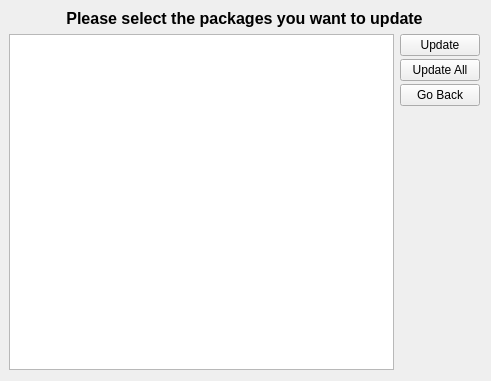
<?xml version="1.0" encoding="UTF-8"?>
<ui version="4.0">
 <class>Form</class>
 <widget class="QWidget" name="Form">
  <property name="geometry">
   <rect>
    <x>0</x>
    <y>0</y>
    <width>491</width>
    <height>381</height>
   </rect>
  </property>
  <property name="minimumSize">
   <size>
    <width>491</width>
    <height>381</height>
   </size>
  </property>
  <property name="maximumSize">
   <size>
    <width>491</width>
    <height>381</height>
   </size>
  </property>
  <property name="windowTitle">
   <string>Update Packages</string>
  </property>
  <widget class="QWidget" name="">
   <property name="geometry">
    <rect>
     <x>9</x>
     <y>9</y>
     <width>471</width>
     <height>361</height>
    </rect>
   </property>
   <layout class="QVBoxLayout" name="verticalLayout_2">
    <item>
     <widget class="QLabel" name="label">
      <property name="sizePolicy">
       <sizepolicy hsizetype="Preferred" vsizetype="Fixed">
        <horstretch>0</horstretch>
        <verstretch>0</verstretch>
       </sizepolicy>
      </property>
      <property name="font">
       <font>
        <pointsize>12</pointsize>
        <weight>75</weight>
        <bold>true</bold>
       </font>
      </property>
      <property name="text">
       <string>Please select the packages you want to update</string>
      </property>
      <property name="alignment">
       <set>Qt::AlignCenter</set>
      </property>
     </widget>
    </item>
    <item>
     <layout class="QHBoxLayout" name="horizontalLayout">
      <item>
       <widget class="QListWidget" name="listWidget">
        <property name="minimumSize">
         <size>
          <width>334</width>
          <height>267</height>
         </size>
        </property>
        <property name="selectionMode">
         <enum>QAbstractItemView::MultiSelection</enum>
        </property>
       </widget>
      </item>
      <item>
       <layout class="QVBoxLayout" name="verticalLayout">
        <property name="spacing">
         <number>3</number>
        </property>
        <item>
         <widget class="QPushButton" name="btnUpdate">
          <property name="text">
           <string>Update</string>
          </property>
         </widget>
        </item>
        <item>
         <widget class="QPushButton" name="btnUpdateAll">
          <property name="text">
           <string>Update All</string>
          </property>
         </widget>
        </item>
        <item>
         <widget class="QPushButton" name="btnBack">
          <property name="text">
           <string>Go Back</string>
          </property>
         </widget>
        </item>
        <item>
         <spacer name="verticalSpacer">
          <property name="orientation">
           <enum>Qt::Vertical</enum>
          </property>
          <property name="sizeHint" stdset="0">
           <size>
            <width>20</width>
            <height>40</height>
           </size>
          </property>
         </spacer>
        </item>
       </layout>
      </item>
     </layout>
    </item>
   </layout>
  </widget>
 </widget>
 <resources/>
 <connections/>
</ui>
